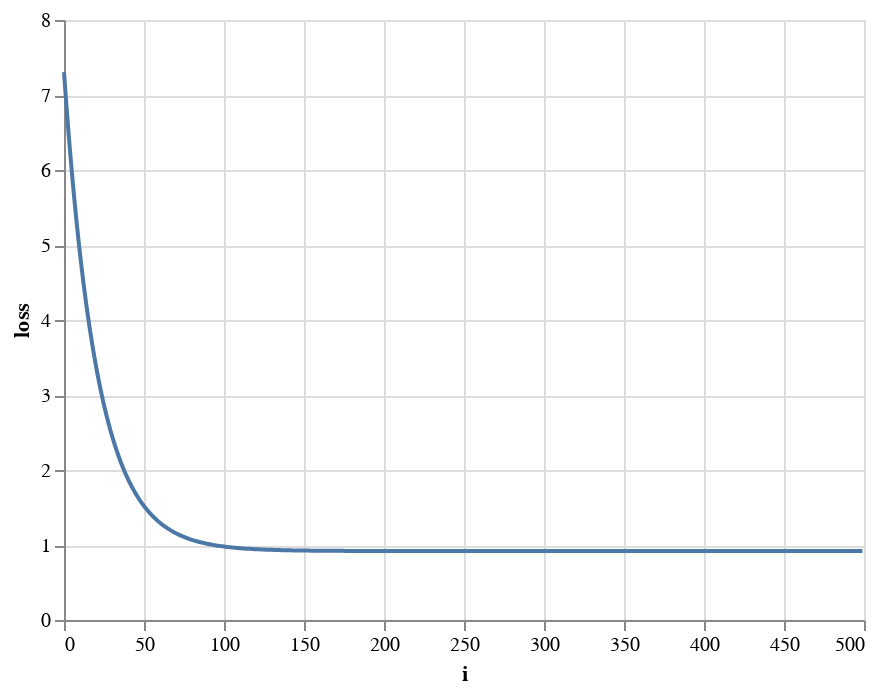

Notebook code cell kept with this figure:
### Markdown cell above
And we can see how the loss changes over the iterations:

### Code cell
import altair as alt
import pandas as pd

loss_df = pd.DataFrame({'i':range(500), 'loss':loss_record})
alt.Chart(loss_df).mark_line().encode(x='i', y='loss')

### Figure 1 — Vega-Lite specification as saved in the notebook (floating-point values rounded to 4 significant figures; data arrays with more than 128 entries replaced by an {"elided": "..."} marker saying what was removed)
{"$schema": "https://vega.github.io/schema/vega-lite/v3.4.0.json", "config": {"mark": {"tooltip": null}, "view": {"height": 300, "width": 400}}, "data": {"name": "data-a8b568c19e6d31635d68b9f924c7f730"}, "datasets": {"data-a8b568c19e6d31635d68b9f924c7f730": {"elided": "500 records"}}, "encoding": {"x": {"field": "i", "type": "quantitative"}, "y": {"field": "loss", "type": "quantitative"}}, "mark": "line"}
